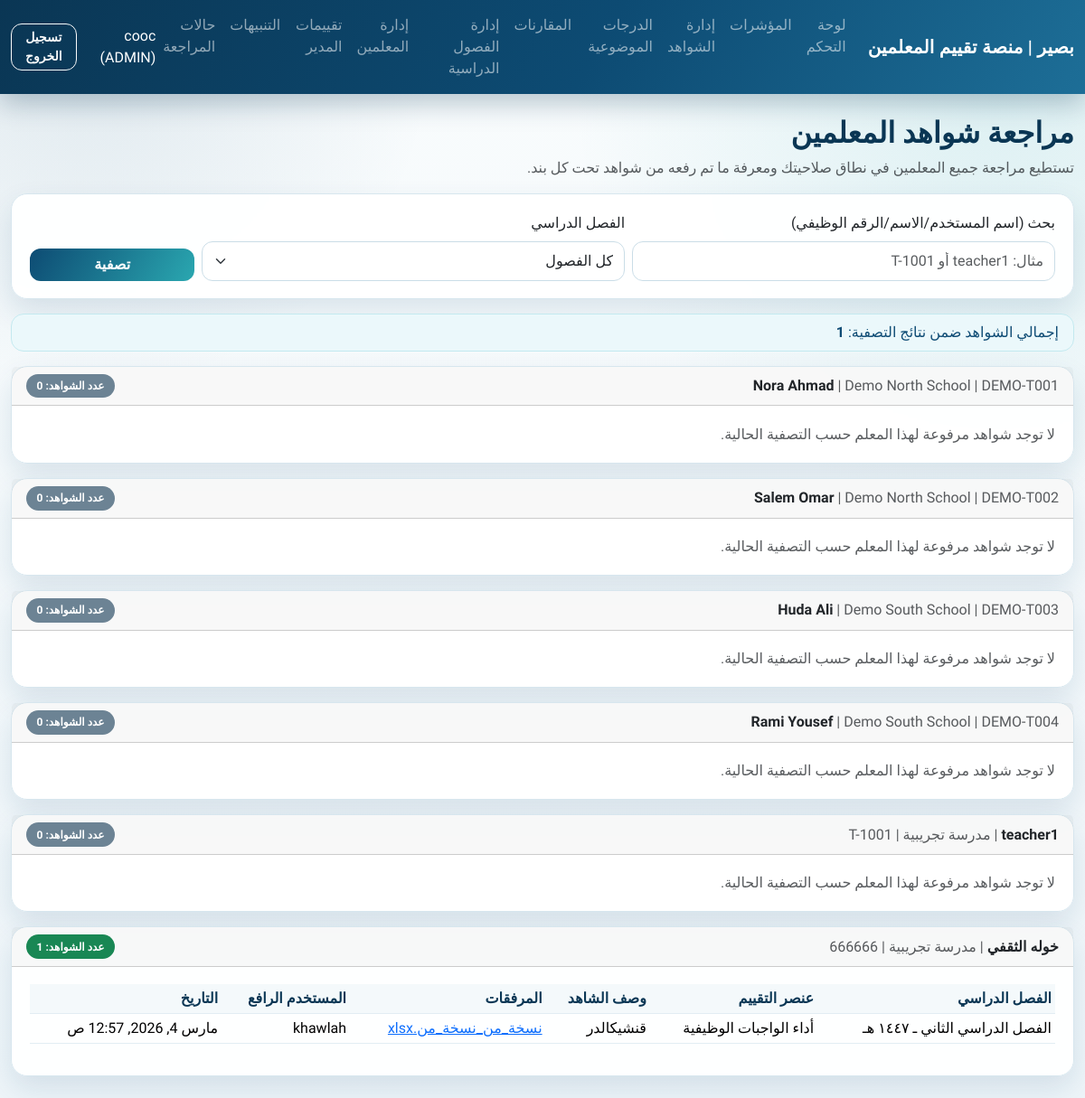
/evidences/admin/ (signed in), run on the app's committed database.
### apps/accounts/models.py (models this page shows)
class User(AbstractUser):
    class Role(models.TextChoices):
        TEACHER = "TEACHER", "Teacher"
        LEADER = "LEADER", "Leader"
        ADMIN = "ADMIN", "Admin"
    role = models.CharField(max_length=16, choices=Role.choices, default=Role.TEACHER)
    school = models.ForeignKey("schools.School", null=True, blank=True, on_delete=models.SET_NULL)
    class Meta:
        indexes = [models.Index(fields=["role", "school"])]

### apps/teachers/models.py (models this page shows)
class Teacher(models.Model):
    user = models.OneToOneField("accounts.User", on_delete=models.CASCADE, related_name="teacher_profile")
    school = models.ForeignKey("schools.School", on_delete=models.PROTECT, related_name="teachers")
    employee_id = models.CharField(max_length=50, unique=True)
    is_active = models.BooleanField(default=True)
    created_at = models.DateTimeField(auto_now_add=True)
    class Meta:
        indexes = [models.Index(fields=["school", "employee_id"])]
    def __str__(self) -> str:
        return self.user.get_full_name() or self.user.username

### apps/schools/models.py (models this page shows, shortened)
class School(models.Model):
    code = models.CharField(max_length=20, unique=True)
    name = models.CharField(max_length=255)
    is_active = models.BooleanField(default=True)
    created_at = models.DateTimeField(auto_now_add=True)
    class Meta:
        indexes = [models.Index(fields=["code"])]

### apps/evaluations/models.py (models this page shows)
class TeacherEvidence(models.Model):
    teacher = models.ForeignKey("teachers.Teacher", on_delete=models.CASCADE, related_name="evidences")
    cycle = models.ForeignKey("cycles.EvaluationCycle", on_delete=models.CASCADE, related_name="evidences")
    criterion = models.ForeignKey("criteria.EvaluationCriterion", on_delete=models.PROTECT, related_name="evidences")
    evidence_text = models.TextField()
    evidence_url = models.URLField(blank=True, default="")
    submitted_by = models.ForeignKey("accounts.User", on_delete=models.PROTECT, related_name="submitted_evidences")
    created_at = models.DateTimeField(auto_now_add=True)
    updated_at = models.DateTimeField(auto_now=True)
    class Meta:
        constraints = [
            models.CheckConstraint(check=~models.Q(evidence_text=""), name="ck_evidence_text_not_empty"),
        ]
        indexes = [
            models.Index(fields=["teacher", "cycle", "created_at"]),
            models.Index(fields=["criterion", "created_at"]),
        ]

class EvidenceAttachment(models.Model):
    evidence = models.ForeignKey(TeacherEvidence, on_delete=models.CASCADE, related_name="attachments")
    file = models.FileField(
        upload_to="evidences/%Y/%m/%d/",
        validators=[
            FileExtensionValidator(
                allowed_extensions=[
                    "jpg",
                    "jpeg",
                    "png",
                    "gif",
                    "webp",
                    "pdf",
                    "doc",
                    "docx",
                    "xls",
                    "xlsx",
                    "ppt",
                    "pptx",
                    "txt",
                    "mp4",
                    "mov",
                    "avi",
                    "mkv",
                    "webm",
                    "m4v",
                ]
            )
        ],
    )
    uploaded_by = models.ForeignKey("accounts.User", on_delete=models.PROTECT, related_name="evidence_attachments")
    uploaded_at = models.DateTimeField(auto_now_add=True)
    class Meta:
        indexes = [
            models.Index(fields=["evidence", "uploaded_at"]),
        ]
    @property
    def filename(self) -> str:
        return os.path.basename(self.file.name)

### apps/cycles/models.py (models this page shows, shortened)
class EvaluationCycle(models.Model):
    school = models.ForeignKey("schools.School", on_delete=models.CASCADE, related_name="cycles")
    name = models.CharField(max_length=100)
    start_date = models.DateField()
    end_date = models.DateField()
    is_active = models.BooleanField(default=True)
    created_at = models.DateTimeField(auto_now_add=True)
    class Meta:
        constraints = [
            models.UniqueConstraint(fields=["school", "name"], name="uq_cycle_school_name"),
            models.CheckConstraint(check=models.Q(end_date__gte=models.F("start_date")), name="ck_cycle_dates_order"),
        ]
        indexes = [models.Index(fields=["school", "is_active"])]

### apps/criteria/models.py (models this page shows, shortened)
class EvaluationCriterion(models.Model):
    key = models.CharField(max_length=64, unique=True)
    name = models.CharField(max_length=255)
    weight_percent = models.PositiveSmallIntegerField()
    order = models.PositiveSmallIntegerField()
    is_active = models.BooleanField(default=True)
    class Meta:
        ordering = ["order"]
        constraints = [
            models.CheckConstraint(check=models.Q(weight_percent__in=[5, 10]), name="ck_criterion_weight_5_or_10"),
        ]
        indexes = [models.Index(fields=["is_active", "order"])]

### apps/ui/views.py (the view, shortened to what this page needs)
# urls.py: path("evidences/admin/", views.evidences_admin_page, name="evidences-admin"),
@login_required
def evidences_admin_page(request: HttpRequest) -> HttpResponse:
    if request.user.role not in [User.Role.LEADER, User.Role.ADMIN]:
        messages.error(request, "هذه الصفحة متاحة للقادة أو المديرين فقط.")
        return redirect("ui:dashboard")
    teachers_qs = _by_role_teacher_scope(request.user).select_related("user", "school")
    cycles_qs = EvaluationCycle.objects.select_related("school").order_by("-start_date")
    if request.user.role == User.Role.LEADER:
        cycles_qs = cycles_qs.filter(school=request.user.school)
    search_text = request.GET.get("q", "").strip()
    cycle_id = request.GET.get("cycle_id", "").strip()
    teachers_qs = teachers_qs.order_by("school__name", "user__first_name", "user__last_name", "user__username")
    evidences_qs = (
        _by_role_queryset(request.user, TeacherEvidence)
        .select_related("teacher", "teacher__user", "cycle", "criterion", "submitted_by")
        .prefetch_related("attachments")
        .order_by("-created_at")
    )
    if cycle_id:
        evidences_qs = evidences_qs.filter(cycle_id=cycle_id)
    teacher_ids = list(teachers_qs.values_list("id", flat=True))
    evidences_qs = evidences_qs.filter(teacher_id__in=teacher_ids)
    grouped_evidences: dict[int, list[TeacherEvidence]] = {teacher_id: [] for teacher_id in teacher_ids}
    for evidence in evidences_qs:
        grouped_evidences[evidence.teacher_id].append(evidence)
    teacher_rows = []
    for teacher in teachers_qs:
        teacher_evidences = grouped_evidences.get(teacher.id, [])
        teacher_rows.append(
            {
                "teacher": teacher,
                "evidences": teacher_evidences,
                "count": len(teacher_evidences),
            }
        )
    return render(
        request,
        "ui/evidences_admin.html",
        {
            "teacher_rows": teacher_rows,
            "cycles": cycles_qs,
            "selected_cycle_id": cycle_id,
            "search_text": search_text,
            "total_evidence_count": sum(row["count"] for row in teacher_rows),
        },
    )

### apps/ui/views.py (called while the page is built)
def _by_role_teacher_scope(user: User):
    qs = Teacher.objects.select_related("user", "school")
    if user.role == User.Role.ADMIN:
        return qs
    if user.role == User.Role.LEADER:
        return qs.filter(school=user.school)
    return qs.filter(user=user)

def _by_role_queryset(user: User, model, teacher_lookup: str = "teacher"):
    qs = model.objects.all()
    if user.role == User.Role.ADMIN:
        return qs
    if user.role == User.Role.LEADER:
        return qs.filter(**{f"{teacher_lookup}__school": user.school})
    return qs.filter(**{f"{teacher_lookup}__user": user})

### apps/ui/templates/ui/evidences_admin.html (shortened to what this page needs)
{% extends "ui/base.html" %}
{% block content %}
<h2 class="mb-2">مراجعة شواهد المعلمين</h2>
<p class="text-muted">تستطيع مراجعة جميع المعلمين في نطاق صلاحيتك ومعرفة ما تم رفعه من شواهد تحت كل بند.</p>
<div class="card mb-3">
  <div class="card-body">
    <form method="get" class="row g-2 align-items-end">
      <div class="col-md-5">
        <label class="form-label">بحث (اسم المستخدم/الاسم/الرقم الوظيفي)</label>
        <input class="form-control" type="text" name="q" value="{{ search_text }}" placeholder="مثال: teacher1 أو T-1001">
      </div>
      <div class="col-md-5">
        <label class="form-label">الفصل الدراسي</label>
        <select class="form-select" name="cycle_id">
          <option value="">كل الفصول</option>
        </select>
      </div>
      <div class="col-md-2 d-grid">
        <button class="btn btn-primary" type="submit">تصفية</button>
      </div>
    </form>
  </div>
</div>
<div class="alert alert-info py-2">
  إجمالي الشواهد ضمن نتائج التصفية: <strong>{{ total_evidence_count }}</strong>
</div>
{% for row in teacher_rows %}
  <div class="card mb-3">
    <div class="card-header d-flex justify-content-between align-items-center">
      <div>
        <strong>{{ row.teacher }}</strong>
        <span class="text-muted">| {{ row.teacher.school.name }} | {{ row.teacher.employee_id }}</span>
      </div>
      <span class="badge {% if row.count > 0 %}text-bg-success{% else %}text-bg-secondary{% endif %}">
        عدد الشواهد: {{ row.count }}
      </span>
    </div>
    <div class="card-body">
      {% if row.evidences %}
        <div class="table-responsive">
          <table class="table table-sm align-middle">
            <thead>
              <tr>
                <th>الفصل الدراسي</th>
                <th>عنصر التقييم</th>
                <th>وصف الشاهد</th>
                <th>المرفقات</th>
                <th>المستخدم الرافع</th>
                <th>التاريخ</th>
              </tr>
            </thead>
            <tbody>
              {% for evidence in row.evidences %}
                <tr>
                  <td>{{ evidence.cycle.name }}</td>
                  <td>{{ evidence.criterion.name }}</td>
                  <td>{{ evidence.evidence_text|linebreaksbr }}</td>
                  <td>
                    {% for attachment in evidence.attachments.all %}
                      <div><a href="{{ attachment.file.url }}" target="_blank" rel="noopener">{{ attachment.filename }}</a></div>
                    {% empty %}
                      -
                    {% endfor %}
                  </td>
                  <td>{{ evidence.submitted_by.username }}</td>
                  <td>{{ evidence.created_at }}</td>
                </tr>
              {% endfor %}
            </tbody>
          </table>
        </div>
      {% else %}
        <div class="text-muted">لا توجد شواهد مرفوعة لهذا المعلم حسب التصفية الحالية.</div>
      {% endif %}
    </div>
  </div>
{% empty %}
  <div class="alert alert-secondary">لا يوجد معلمون في النطاق الحالي.</div>
{% endfor %}
{% endblock %}

### apps/ui/templates/ui/base.html (shortened to what this page needs)
<!doctype html>
<html lang="ar" dir="rtl">
<head>
  <link href="https://cdn.jsdelivr.net/npm/bootstrap@5.3.3/dist/css/bootstrap.rtl.min.css" rel="stylesheet">
</head>
<body>
  <nav class="navbar navbar-expand-lg navbar-dark">
    <div class="container-fluid">
      <a class="navbar-brand" href="{% url 'ui:dashboard' %}">بصير | منصة تقييم المعلمين</a>
      <div class="collapse navbar-collapse show">
        <ul class="navbar-nav me-auto mb-2 mb-lg-0">
          <li class="nav-item"><a class="nav-link" href="{% url 'ui:dashboard' %}">لوحة التحكم</a></li>
          <li class="nav-item"><a class="nav-link" href="{% url 'ui:metrics' %}">المؤشرات</a></li>
          {% if request.user.role == 'LEADER' or request.user.role == 'ADMIN' %}
            <li class="nav-item"><a class="nav-link" href="{% url 'ui:evidences-admin' %}">إدارة الشواهد</a></li>
          {% endif %}
          <li class="nav-item"><a class="nav-link" href="{% url 'ui:objective-scores' %}">الدرجات الموضوعية</a></li>
          <li class="nav-item"><a class="nav-link" href="{% url 'ui:comparisons' %}">المقارنات</a></li>
          {% if request.user.role == 'LEADER' or request.user.role == 'ADMIN' %}
            <li class="nav-item"><a class="nav-link" href="{% url 'ui:semesters-manage' %}">إدارة الفصول الدراسية</a></li>
            <li class="nav-item"><a class="nav-link" href="{% url 'ui:teachers-manage' %}">إدارة المعلمين</a></li>
            <li class="nav-item"><a class="nav-link" href="{% url 'ui:evaluations' %}">تقييمات المدير</a></li>
            <li class="nav-item"><a class="nav-link" href="{% url 'ui:flags' %}">التنبيهات</a></li>
            <li class="nav-item"><a class="nav-link" href="{% url 'ui:cases' %}">حالات المراجعة</a></li>
          {% endif %}
        </ul>
        <span class="navbar-text text-white me-3">
          {{ request.user.username }} ({{ request.user.role }})
        </span>
        <form action="{% url 'ui:logout' %}" method="post">
          <button class="btn btn-outline-light btn-sm" type="submit">تسجيل الخروج</button>
        </form>
      </div>
    </div>
  </nav>
  <main class="container my-4">
    {% block content %}{% endblock %}
  </main>
</body>
</html>

### apps/ui/templates/ui/base.html (style rules this page uses)
:root { --brand-navy: #0d4b73; --brand-navy-deep: #0a3654; --brand-teal: #2aa7b0; --brand-teal-soft: #66cbd0; --ink: #163d56; --ink-soft: #5f7a8d; --surface: #ffffff; --surface-soft: #f4f9fb; --line: #d7e6ee; --shadow: 0 14px 32px rgba(13, 75, 115, 0.12); }
body { font-family: "Cairo", sans-serif; color: var(--ink); background: radial-gradient(circle at 92% 8%, rgba(42, 167, 176, 0.13), transparent 30%), radial-gradient(circle at 8% 4%, rgba(13, 75, 115, 0.1), transparent 24%), linear-gradient(180deg, #f9fcfd 0%, #eef5f9 100%); min-height: 100vh; }
h1, h2, h3, h4, h5, h6 { font-weight: 700; color: var(--brand-navy-deep); }
.navbar { background: linear-gradient(120deg, var(--brand-navy-deep), var(--brand-navy) 55%, #1d6e97); box-shadow: 0 10px 28px rgba(10, 54, 84, 0.28); }
.navbar-brand { font-weight: 800; letter-spacing: 0.2px; }
.navbar-nav .nav-link { border-radius: 10px; padding-inline: 10px; transition: background-color 0.2s ease, color 0.2s ease; }
main.container { max-width: 1280px; }
.card { border: 1px solid var(--line); border-radius: 18px; box-shadow: var(--shadow); background: rgba(255, 255, 255, 0.94); backdrop-filter: blur(2px); }
.card .card-body { padding: 1.2rem 1.25rem; }
.table { --bs-table-bg: transparent; --bs-table-border-color: #e2edf3; color: var(--ink); }
.table thead th { background: var(--surface-soft); color: var(--brand-navy-deep); border-bottom-width: 1px; font-weight: 700; }
.btn { border-radius: 12px; font-weight: 700; box-shadow: none; }
.btn-primary { border: none; background: linear-gradient(120deg, var(--brand-navy), var(--brand-teal)); }
.form-control, .form-select { border-radius: 12px; border-color: #cadde7; min-height: 44px; }
.badge { border-radius: 999px; padding: 0.46rem 0.72rem; font-weight: 700; }
.text-bg-secondary { background-color: #6c8394 !important; color: #fff !important; }
.alert { border-radius: 14px; border-width: 1px; }
.alert-info { background: #ebf8fb; border-color: #c3e9ef; color: #0f4c75; }

### data on the page
User: user.username "cooc", user.role "ADMIN"
Teacher: teacher "Nora Ahmad", teacher.school.name "Demo North School", teacher.employee_id "DEMO-T001", count "0", shows "لا توجد شواهد مرفوعة لهذا المعلم حسب التصفية الحالية."
Teacher: teacher "Salem Omar", teacher.school.name "Demo North School", teacher.employee_id "DEMO-T002", count "0", shows "لا توجد شواهد مرفوعة لهذا المعلم حسب التصفية الحالية."
Teacher: teacher "Huda Ali", teacher.school.name "Demo South School", teacher.employee_id "DEMO-T003", count "0", shows "لا توجد شواهد مرفوعة لهذا المعلم حسب التصفية الحالية."
Teacher: teacher "Rami Yousef", teacher.school.name "Demo South School", teacher.employee_id "DEMO-T004", count "0", shows "لا توجد شواهد مرفوعة لهذا المعلم حسب التصفية الحالية."
Teacher: teacher "teacher1", teacher.school.name "مدرسة تجريبية", teacher.employee_id "T-1001", count "0", shows "لا توجد شواهد مرفوعة لهذا المعلم حسب التصفية الحالية."
Teacher: teacher "خوله الثقفي", teacher.school.name "مدرسة تجريبية", teacher.employee_id "666666", count "1"
TeacherEvidence: cycle.name "الفصل الدراسي الثاني ـ ١٤٤٧ هـ", criterion.name "أداء الواجبات الوظيفية", evidence_text "قنشيكالدر", submitted_by.username "khawlah", created_at "مارس 4, 2026, 12:57 ص"
EvidenceAttachment: filename "نسخة_من_نسخة_من.xlsx"

### other printed values
{{ total_evidence_count }} "1"
